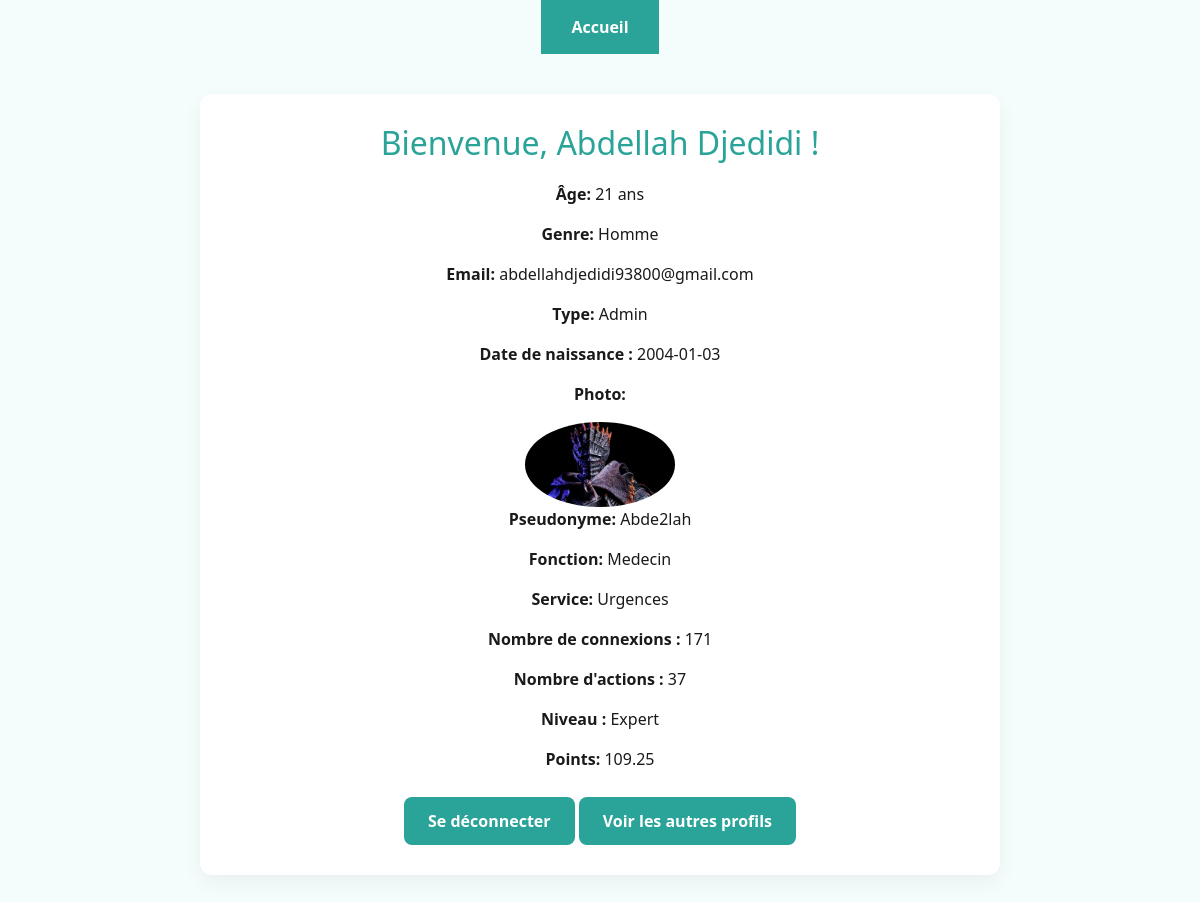
The page /profil/Abde2lah on the database as committed earlier.
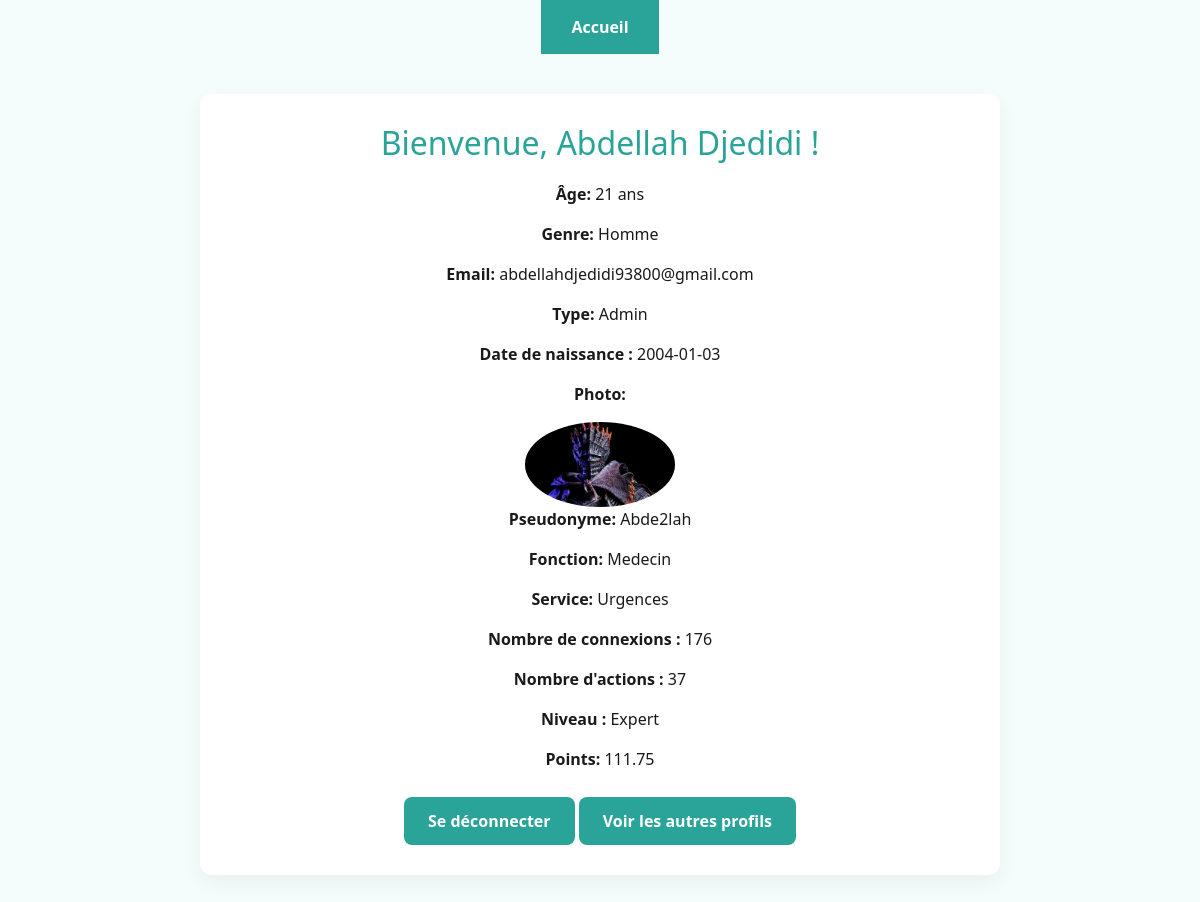
The same page on the database as committed later.
### tables this page shows
CREATE TABLE Informations (
    nom VARCHAR(255),
    prenom VARCHAR(255),
    age INT,
    genre VARCHAR(30),
    email VARCHAR(50),
    dateNaissance DATE,
    type VARCHAR INT,
    password VARCHAR(255),
    photo VARCHAR(255),
    fonction VARCHAR(30),
    service VARCHAR(30),
    niveau INT,
    pseudonyme VARCHAR(50) PRIMARY KEY,
    points FLOAT,
    nbAction INT,
    nbAcces INT,
    FOREIGN KEY (pseudonyme) REFERENCES Connexion(pseudonyme)
);

### app.py (the view)
@app.route('/profil/<pseudonyme>')
def profil(pseudonyme):
    conn = sql.connect("donnees.db")
    cursor = conn.cursor()
    cursor.execute("SELECT * FROM Informations WHERE pseudonyme = ?", (pseudonyme,))
    user = cursor.fetchone()
    conn.close()
    return render_template("profil.html", user=user) if user else ("Utilisateur non trouvé", 404)

### app.py (called while the page is built)
@app.context_processor
def inject_user_type():
    def get_user_type_safe(pseudo):
        result = get_user_type(pseudo)
        return int(result[0]) if result else 0
    return dict(get_user_type=get_user_type_safe)

### models.py (called while the page is built)
def get_user_type(pseudonyme):
    con = sql.connect("donnees.db")
    cur = con.cursor()
    cur.execute("SELECT type FROM Informations WHERE pseudonyme = ? OR email = ?", (pseudonyme, pseudonyme))
    result = cur.fetchone()
    con.close()
    return result

### templates/profil.html (shortened to what this page needs)
<!DOCTYPE html>
<html lang="fr">
<head>
    <link rel="stylesheet" href="https://cdn.jsdelivr.net/npm/bootstrap@5.3.0/dist/css/bootstrap.min.css">
    <link rel="stylesheet" href="{{ url_for('static', filename='dist/css/styles.css') }}">
</head>
<body>
    <div class="navbar">
        <a href="{{ url_for('accueil')}}">Accueil</a>
    </div>
    <div class="container text-center">
        <h2>Bienvenue, {{ user[1] }} {{ user[0] }} !</h2>
        <p><strong>Âge:</strong> {{ user[2] }} ans</p>
        <p><strong>Genre:</strong> {{ user[3] }}</p>
        <p><strong>Email:</strong> {{ user[4] }}</p>
        <p><strong>Type:</strong>
            {% if user[6] == 1 %}
                Simple
            {% elif user[6] == 2 %}
                Complexe
            {% elif user[6] == 3 %}
                Admin
            {% endif %}
        </p>
        <p><strong>Date de naissance :</strong> {{ user[5] }}</p>
        <p><strong>Photo:</strong></p>
        <img src="{{ user[8] }}" alt="" class="img-fluid" style="max-width: 150px; border-radius: 50%; border: 8px; border-color: black;"/>
        <p><strong>Pseudonyme:</strong> {{ user[12] }}</p>
        <p><strong>Fonction:</strong> {{ user[9] }}</p>
        <p><strong>Service:</strong> {{ user[10] }}</p>
        <p><strong>Nombre de connexions :</strong> {{ user[15] }}</p>
        <p><strong>Nombre d'actions :</strong> {{ user[14] }}</p>
        <p><strong>Niveau :</strong>
            {% if user[11] == 0 %}
                Débutant
            {% elif user[11] == 1 %}
                Intermédiaire
            {% elif user[11] == 2 %}
                Avancé
            {% elif user[11] == 3 %}
                Expert
            {% else %}
                Niveau inconnu
            {% endif %}
        </p>
        <p><strong>Points:</strong> {{ user[13] }}</p>
        <a href="{{ url_for('logout') }}" class="btn btn-danger">Se déconnecter</a>
        <a href="{{ url_for('liste_utilisateurs') }}" class="btn btn-primary">Voir les autres profils</a>
    </div>
</body>
</html>

Rows that differ between the two databases and show on the page:
changed Informations "Abdellah": nbAcces "171" → "176"; points "109.25" → "111.75"
